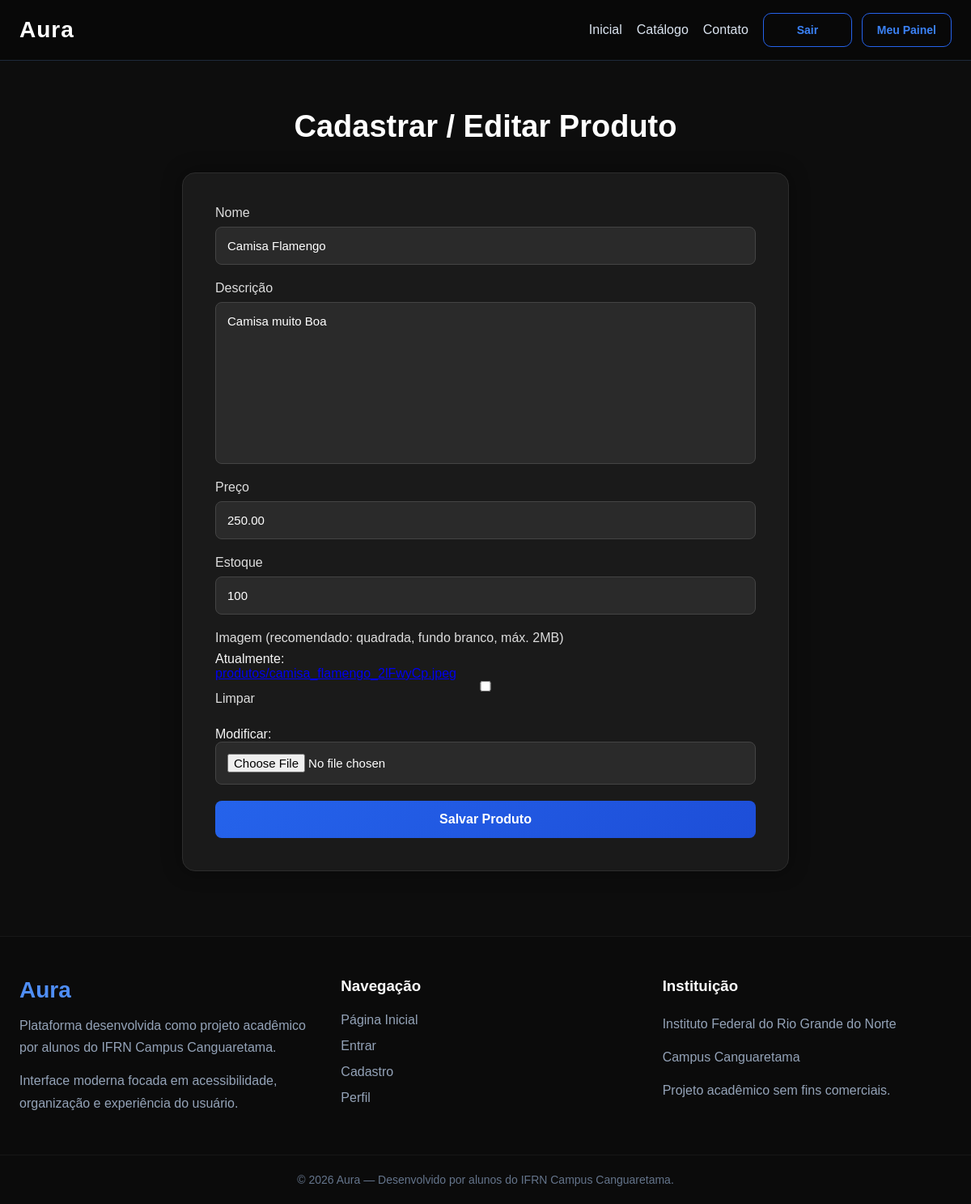
Screenshot of /produtos/editar/21/ (signed in) with the database file from the repository.
### core/models.py (models this page shows, shortened)
class Produto(models.Model):
    nome = models.CharField("Nome", max_length=120)
    descricao = models.TextField("Descrição")
    preco = models.DecimalField("Preço", max_digits=10, decimal_places=2)
    estoque = models.IntegerField("Estoque")
    imagem = models.ImageField(
        "Imagem",
        upload_to="produtos/",
        null=True,
        blank=True
    )

### core/views.py (the view)
# urls.py: path('produtos/editar/<int:id>/', produto_editar, name='produto_editar'),
@login_required
def produto_editar(request, id):
    produto = get_object_or_404(Produto, pk=id)
    form = ProdutoForm(request.POST or None, request.FILES or None, instance=produto)
    if form.is_valid():
        form.save()
        messages.success(request, 'Produto atualizado.')
        return redirect('produtos')
    return render(request, 'privado/add_produtos.html', {'form': form})

### core/forms.py (shortened to what this page needs)
class ProdutoForm(forms.ModelForm):
    class Meta:
        model = Produto
        fields = ['nome', 'descricao', 'preco', 'estoque', 'imagem']

### core/templates/privado/add_produtos.html (shortened to what this page needs)
{% extends 'base.html' %}
{% load static %}
{% block estilo %}
<link rel="stylesheet" href="{% static 'assets/css/painel.css' %}" />
{% endblock %}
{% block conteudo %}
<main class="form-container">
  <div class="form-header">
    <h1>Cadastrar / Editar Produto</h1>
  </div>
  <form method="POST" enctype="multipart/form-data">
    <div class="input-group">
      <label>Nome</label>
      {{ form.nome }}
    </div>
    <div class="input-group">
      <label>Descrição</label>
      {{ form.descricao }}
    </div>
    <div class="input-group">
      <label>Preço</label>
      {{ form.preco }}
    </div>
    <div class="input-group">
      <label>Estoque</label>
      {{ form.estoque }}
    </div>
    <div class="input-group">
      <label>Imagem (recomendado: quadrada, fundo branco, máx. 2MB)</label>
      {{ form.imagem }}
    </div>
    <button type="submit" class="btn-submit">Salvar Produto</button>
  </form>
</main>
{% endblock %}

### static/assets/css/base.css (style rules this page uses)
* { margin: 0; padding: 0; box-sizing: border-box; }
body { font-family: Arial, sans-serif; background: #050505; color: white; }

### static/assets/css/painel.css (style rules this page uses)
* { margin: 0; padding: 0; box-sizing: border-box; font-family: "Poppins", sans-serif; }
body { background: #0d0d0d; color: #f5f5f5; min-height: 100vh; }
main { min-height: 100vh; }
.painel-container, .form-container, .gerenciar-container { width: 100%; max-width: 1200px; margin: 60px auto; padding: 0 20px; }
.painel-header, .form-header, .topo { text-align: center; margin-bottom: 35px; }
.painel-header h1, .form-header h1, .topo h1 { font-size: 38px; font-weight: 700; color: #fff; margin-bottom: 10px; }
.cards, form, .tabela-container { background: #1a1a1a; border: 1px solid #2d2d2d; border-radius: 16px; box-shadow: 0 0 25px rgba(0, 0, 0, 0.4); overflow: hidden; }
form { max-width: 750px; margin: auto; padding: 40px; }
.input-group { display: flex; flex-direction: column; margin-bottom: 20px; }
.input-group label { margin-bottom: 8px; font-weight: 500; color: #ddd; }
.input-group input, .input-group textarea { background: #2a2a2a; border: 1px solid #444; border-radius: 8px; padding: 14px; color: white; outline: none; transition: 0.3s; font-size: 15px; }
textarea { resize: none; }
.btn-submit { width: 100%; background: linear-gradient( 135deg, #2563eb, #1d4ed8 ); color: white; border: none; border-radius: 8px; padding: 14px; font-size: 16px; font-weight: 600; cursor: pointer; transition: 0.3s; }

### rows the page displays
Produto: nome "Camisa Flamengo", descricao "Camisa muito Boa", preco "250.00", estoque "100"
